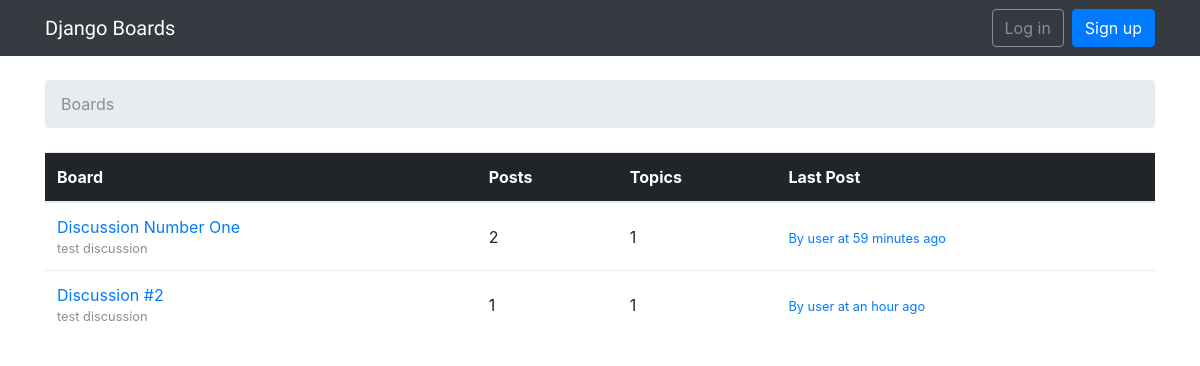
The page / on the database its author committed.
### boards/models.py (models this page shows, shortened)
class Board(models.Model):
    name = models.CharField(max_length=30, unique=True)
    description = models.CharField(max_length=100)
    def get_posts_count(self):
        return Post.objects.filter(topic__board=self).count()
    def get_last_post(self):
        return Post.objects.filter(topic__board=self).order_by('-created_at').first()

class Post(models.Model):
    message = models.TextField(max_length=4000)
    topic = models.ForeignKey(Topic, related_name='posts')
    created_at = models.DateTimeField(auto_now_add=True)
    updated_at = models.DateTimeField(null=True)
    created_by = models.ForeignKey(User, related_name='posts')
    updated_by = models.ForeignKey(User, null=True, related_name='+')

### boards/views.py (the view)
# urls.py: url(r'^$', boards_views.BoardListView.as_view(), name='home'),
class BoardListView(ListView):
    model = Board
    context_object_name = 'boards'
    template_name = "home.html"

### templates/home.html
{% extends 'base.html' %}
{% load humanize %}
{% block breadcrumb %}
  <li class="breadcrumb-item active">Boards</li>
{% endblock %}
{% block content %}
  <table class="table">
    <thead class="thead-inverse">
      <tr>
        <th>Board</th>
        <th>Posts</th>
        <th>Topics</th>
        <th>Last Post</th>
      </tr>
    </thead>
    <tbody>
      {% for board in boards %}
        <tr>
          <td>
            <a href="{% url 'board_topics' board.pk %}">{{ board.name }}</a>
            <small class="text-muted d-block">{{ board.description }}</small>
          </td>
          <td class="align-middle">
            {{ board.get_posts_count }}
          </td>
          <td class="align-middle">
            {{ board.topics.count }}
          </td>
          <td class="align-middle">
            {% with post=board.get_last_post %}
              {% if post %}
                <small>
                  <a href="{% url 'topic_posts' board.pk post.topic.pk %}">
                    By {{ post.created_by.username }} at {{ post.created_at|naturaltime }}
                  </a>
                </small>
              {% else %}
                <small class="text-muted">
                  <em>No posts yet.</em>
                </small>
              {% endif %}
            {% endwith %}
          </td>
        </tr>
      {% endfor %}
    </tbody>
  </table>
{% endblock %}

### rows shown on the page
Board: name "Discussion Number One", description "test discussion", get_posts_count "2", topics.count "1", get_last_post.created_by.username "user", get_last_post.created_at "59 minutes ago"
Board: name "Discussion #2", description "test discussion", get_posts_count "1", topics.count "1", get_last_post.created_by.username "user", get_last_post.created_at "an hour ago"
